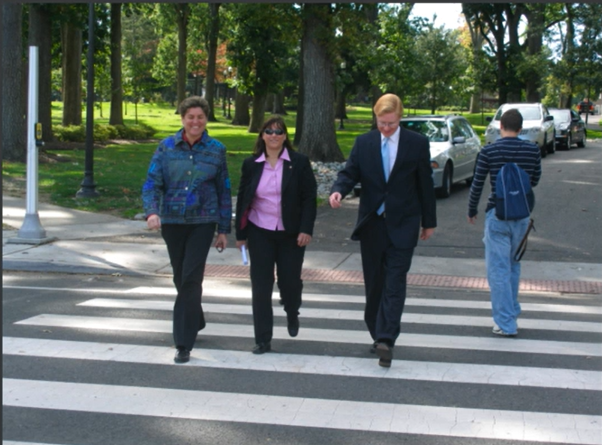
#> input picture tutorial_2/401/materyal/person.png, 602 x 445 px, found by its file name
$ python 02_goruntuKeskinkestirme.py   (older library calls are emulated)
#> lines starting #> are read from the running program, lines starting #| are printed output that depends on the picture


#----------------------------------------------------#
# GÖRÜNTÜ KESKİNLEŞTİRME İŞLEMİ (IMAGE SHARPENING)
#----------------------------------------------------#

import cv2
import numpy as np

img = cv2.imread(r"materyal\person.png")
#> img is the input picture: shape (445, 602, 3); mean B, G, R 103.5, 106.9, 97.8

ksnk = np.array([[-1, -1, -1], [-1, 10, -1], [-1, -1, -1]], dtype=np.float32) # Keskinleştirme filtresi:
imgKeskin = cv2.filter2D(img, cv2.CV_32F, ksnk) # Görüntü keskinleştirme işlemi : cv2.CV_32F : 32-bit float
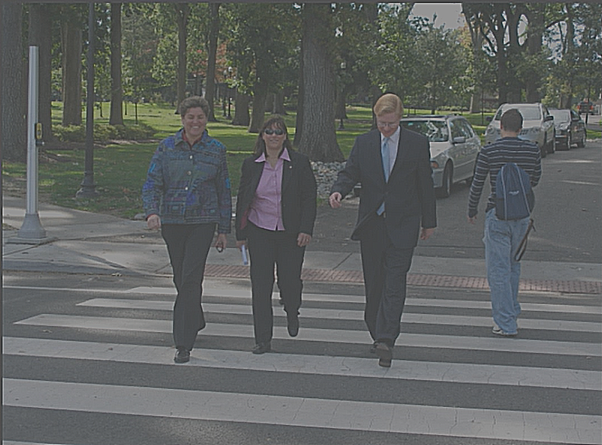
#> imgKeskin: shape (445, 602, 3) float32; mean B, G, R 207, 213.8, 195.6; drawn with min black and max white
imgSonuc = cv2.convertScaleAbs(imgKeskin) # Görüntüyü 8-bit unsigned integer türüne dönüştürme işlemi
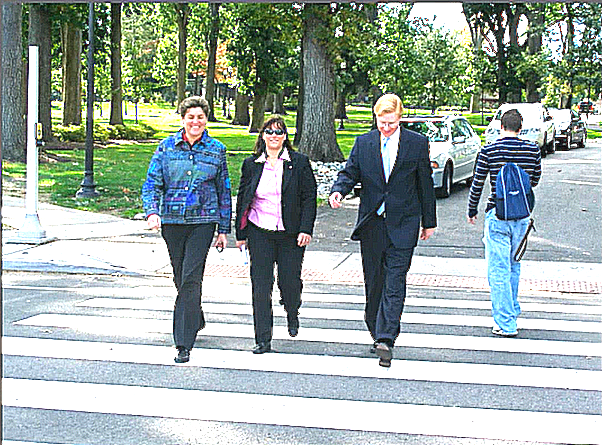
#> imgSonuc: shape (445, 602, 3); mean B, G, R 165.3, 171.3, 157.2

result = np.concatenate((img, imgSonuc), axis=1) # Resimleri birleştirme işlemi
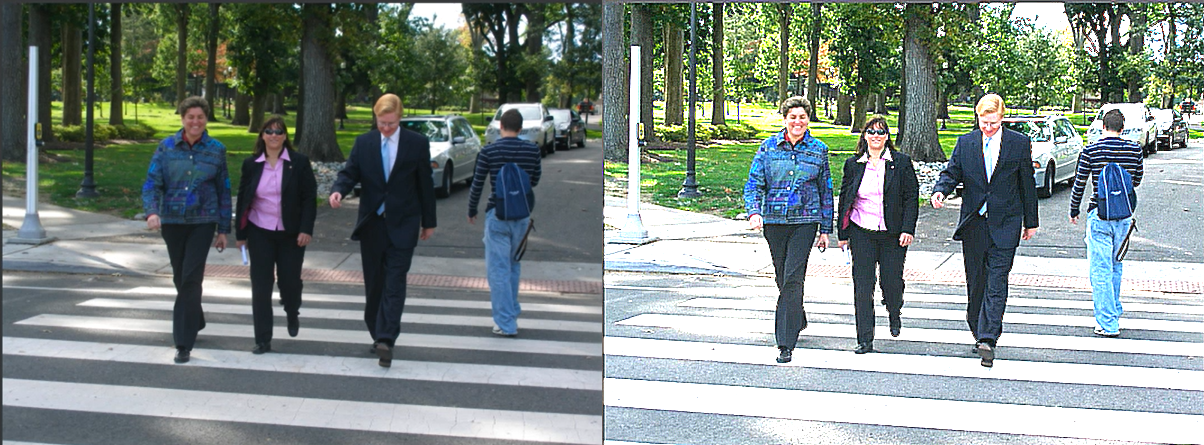
#> result: shape (445, 1204, 3); mean B, G, R 134.4, 139.1, 127.5

cv2.imshow("Image Sharpening", result) # Resmi ekranda gösterme işlemi
cv2.waitKey(0) # Bekleme işlemi
cv2.destroyAllWindows() # Pencereleri kapatma işlemi
